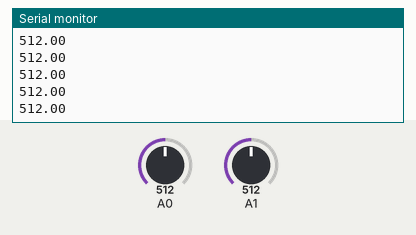
Recording of a sketch running on a simulated Arduino Uno, built with avr-gcc and run on an emulated ATmega328P. Parts: the last lines printed to the serial monitor. The inputs (shaded band) are chosen by the test bench; at power-on: A0 = 512, A1 = 512.

Above: at 1.2 s.
1.3 s: A0 set to 716
At 2.0 s:
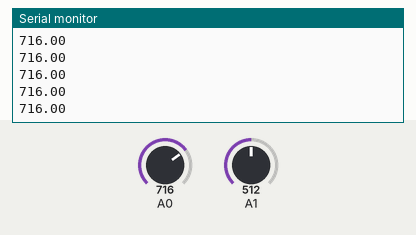
2.8 s: A0 set to 900
At 3.8 s:
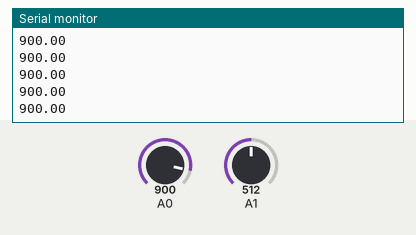
Timing chart, 0 to 5.8 s (numbered marks = the images above; inputs shaded):
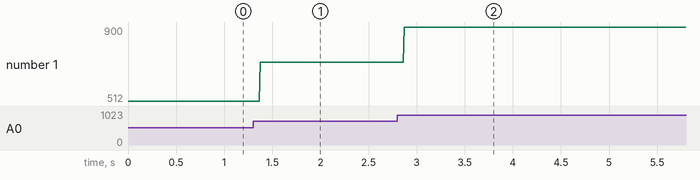

The sketch:

Analog_Read.ino
```cpp
int analogPin=0;
void setup() {

  Serial.begin(9600);// put your setup code here, to run once:

}

void loop() {

  float value=analogRead(0);
  float avalue=analogRead(1);

  Serial.println(value);
  //Serial.println(avalue);
  //delay(5000);
}
```

Measured:
- after the input at 1.3 s, the serial monitor: prints a new line after 0.07 s (image 1)
- after the input at 2.8 s, the serial monitor: prints a new line after 0.07 s (image 2)
- plotted number 1: 512 → 716 after the input at 1.3 s, 716 → 900 after the input at 2.8 s
